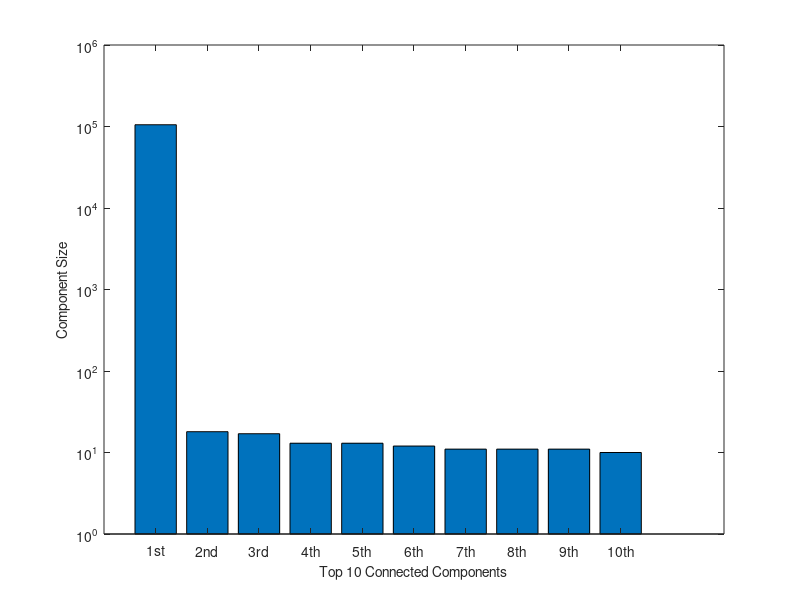

This figure's MATLAB source:
data1 = [105091,18,17,13,13,12,11,11,11,10];
data2 = [109960,17,12,11,10,9,9,8,7,7]; 
data1=log10(data1);
bar(data1);
%data2=log10(data2);
%bar(data2);
set(gca,'XTickLabel',{'1st','2nd','3rd','4th','5th','6th','7th','8th','9th','10th'});
set(gca,'YTickLabel',{'10^0','10^1','10^2','10^3','10^4','10^5','10^6'});
%set(gca,'yscale','log')
xlabel('Top 10 Connected Components','FontSize',10);
ylabel('Component Size','FontSize',10);
title('')